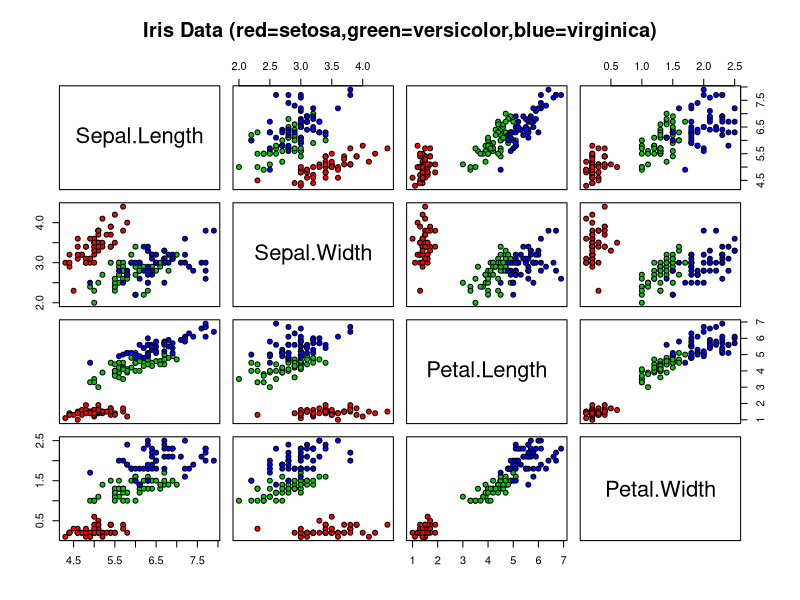
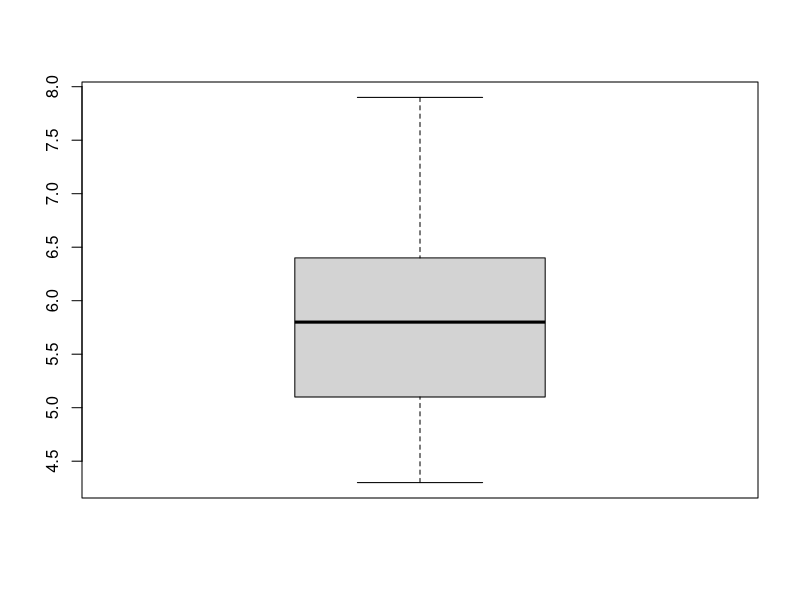
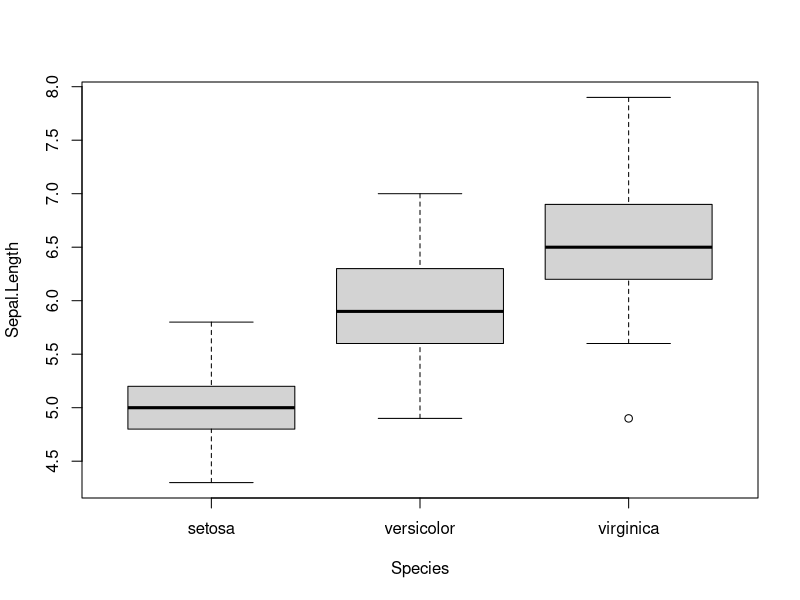
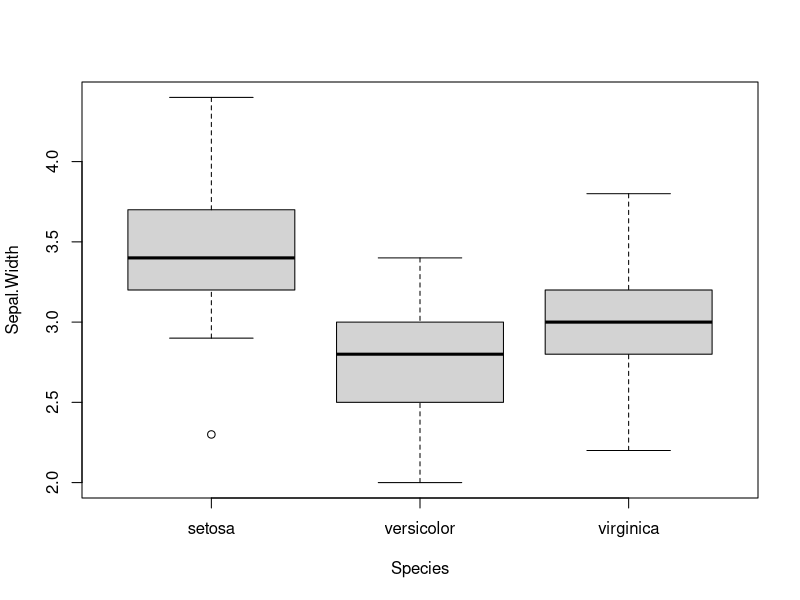
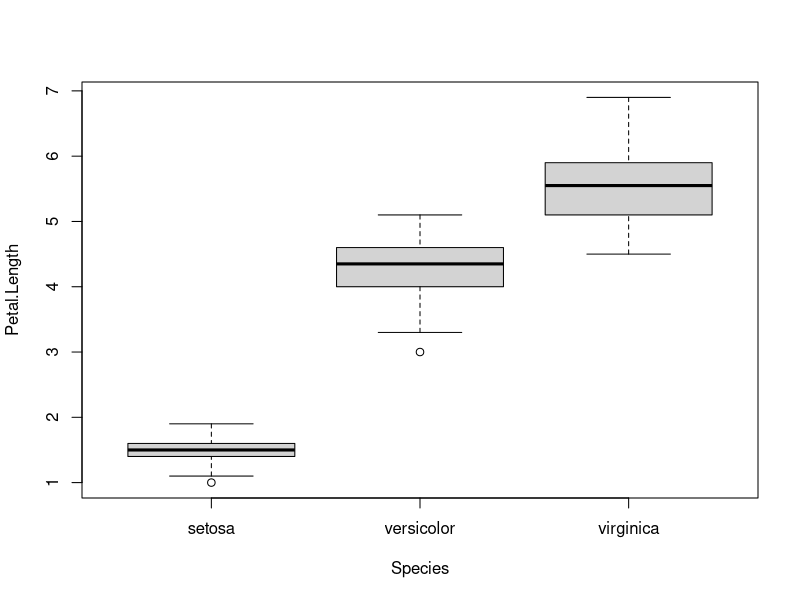
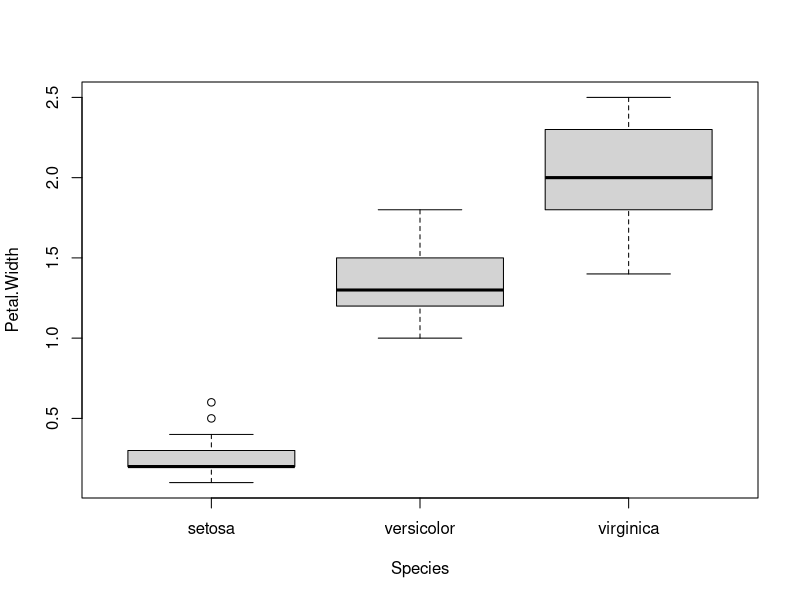
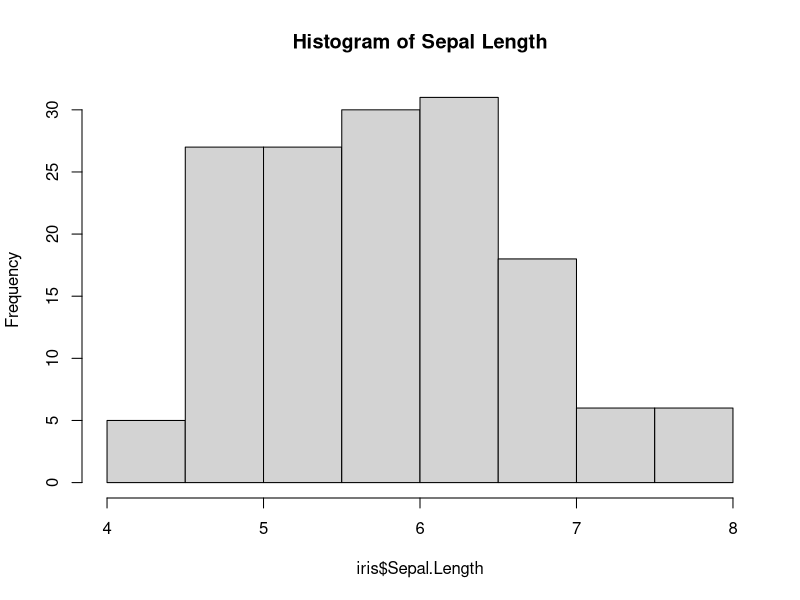
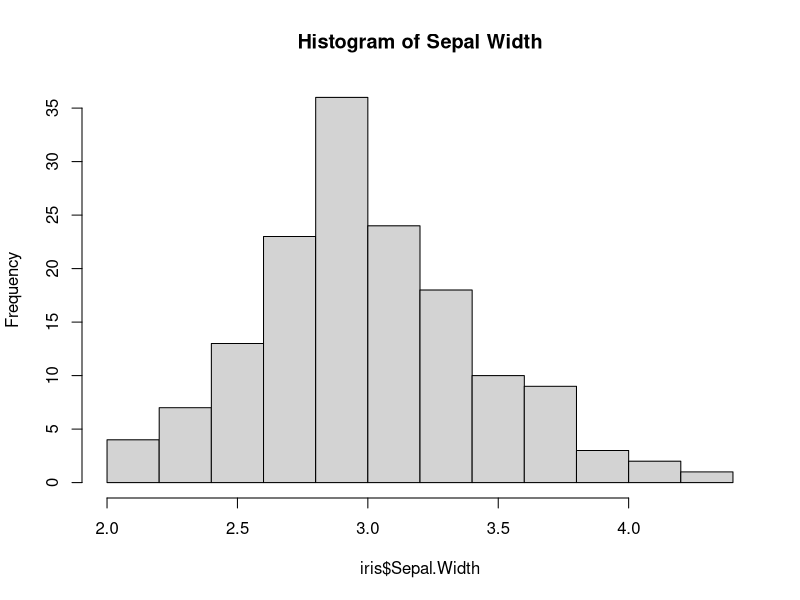

These charts were generated, in order, by the following R code:
                        # 1. Data Import and Exploration:

# Loading the iris dataset with data() functions
data(iris)

# head() and tail() function to preview first and last few elements of a data object (iris)
head(iris)
tail(iris)

# nrow and ncol function to check the numbers of rows and columns
nrow(iris)
ncol(iris)

# str() function to gives a compact, human-readable overview of the dataset structure.
# 1.The overall data type (e.g., 'data.frame') and its total dimensions (rows and columns).
# 2 A list of all variables (columns) by name, preceded by a $ sign.
# 3.The data type of each variable (e.g., num, int, Factor, chr).
# 4.A preview of the first few values in each column.
str(iris)

# Summarizes all columns in the built-in iris dataset
summary(iris)

                           # 2. Data Visualisation:
# 1. Create a pair plot (scatterplot matrix)
pairs(iris[1:4],
      main = "Iris Data (red=setosa,green=versicolor,blue=virginica)",
      bg = c("red","green3","blue")[unclass(iris$Species)],
      pch = 21)

# 2. "Use boxplots to visualise the distribution of each feature across the three species.
boxplot(iris$Sepal.Length)
# Sepal Length distributed for each species
boxplot(Sepal.Length ~ Species ,data = iris)

# Sepal Width distributed for each species
boxplot(Sepal.Width ~ Species ,data = iris)

# Petal Length distributed for each species
boxplot(Petal.Length ~ Species ,data = iris)

#Petal Width distributed for each species
boxplot(Petal.Width ~ Species ,data = iris)
# to check for median individually
median(iris$Sepal.Length[iris$Species == "virginica"])

# Generate histograms for the numerical variables such as sepal length, sepal width, etc.
hist(iris$Sepal.Length,main = "Histogram of Sepal Length")
hist(iris$Sepal.Width,main = "Histogram of Sepal Width")
hist(iris$Petal.Length,main = "Histogram of Petal Length")
hist(iris$Petal.Width,main = "Histogram of Petal Width")

# Implement at least one other plot of your choice that helps visualise the data.
plot(
  iris$Petal.Length,
  iris$Petal.Width,
  col = as.integer(iris$Species),
  main = "PETAL(LENGTH vs WIDTH)",
  xlab = "PETAL LENGTH",
  ylab = "PETAL WIDTH",
  pch = 19
)

              #3. Statistical Summary and Insights
# calculating the mean(average) of Sepal.Length,Sepal.Width,Petal.Length,Petal.Width
mean(iris$Sepal.Length)
mean(iris$Sepal.Width)
mean(iris$Petal.Length)
mean(iris$Petal.Width)

# calculating the median of Sepal.Length,Sepal.Width,Petal.Length,Petal.Width
median(iris$Sepal.Length)
median(iris$Sepal.Width)
median(iris$Petal.Length)
median(iris$Petal.Width)

# calculating the standard deviation of Sepal.Length,Sepal.Width,Petal.Length,Petal.Width
sd(iris$Sepal.Length)
sd(iris$Sepal.Width)
sd(iris$Petal.Length)
sd(iris$Petal.Width)

                 # 4. Simple Classification Model
install.packages("class") #install package for classification
set.seed(123) #locks randomness so that code will not always produces the exact same results.
library("class") # load the package

# creating a training index
train_index <- sample(1:nrow(iris),0.7 * nrow(iris))
length(train_index) # to check the number of the training dataset

# Creating the training dataset
train_data <- iris[train_index,]
train_data

# Creating the test dataset
test_data <- iris[- train_index,]

nrow(train_data) # check the no's of row in the train dataset
nrow(test_data) # # check the no's of row in the test dataset
nrow(train_data) + nrow(test_data) # total no's of the entire dataset

# creating the training features
train_x <- train_data[,1:4] # make the measurement a clues
train_y <- train_data$Species # make the species an answer

# creating the testing features
test_x <- test_data[,1:4]
test_y <- test_data$Species
